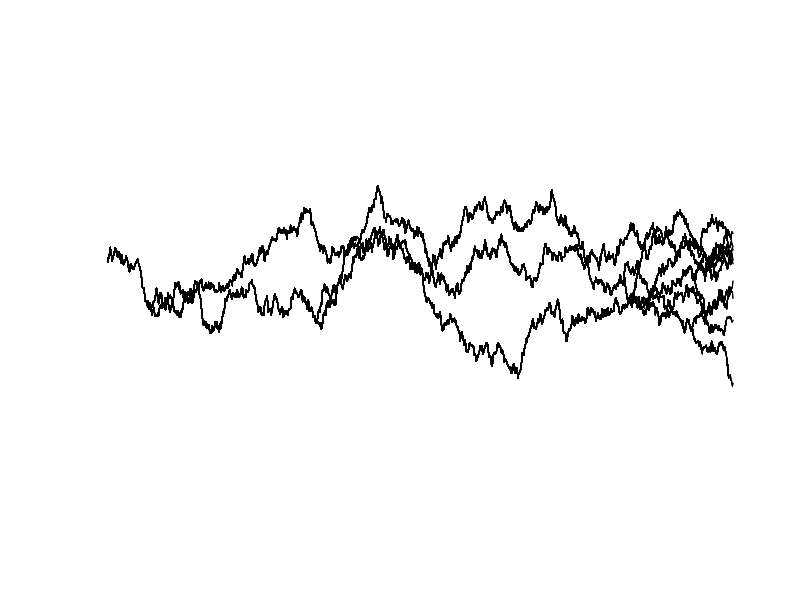
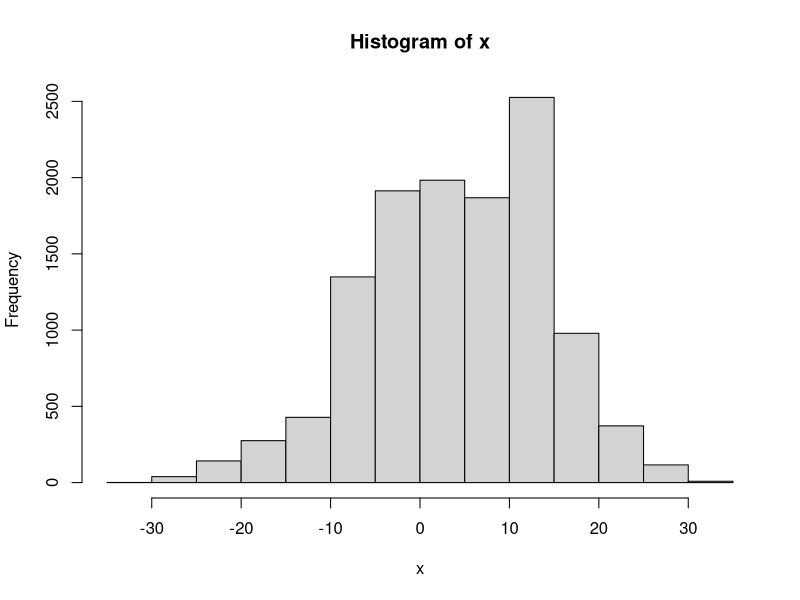

Source code (R) for these figures, in order:
mean <- 10
sd <- 1
time_span <- 100
prob <- 0.2
BMbranching_process <- function(mean, sd, time_span, prob){
traits <- matrix(0, 1, time_span)
traits[1, 1] <- mean
branch_n <- 1
for(i in 2:time_span){
  print(i)
    for(j in 1:branch_n){
    if(runif(n = 1, 0, 1) < prob){
      traits <- rbind(traits, traits[j, ])
      branch_n <- branch_n + 1
      traits[c(j, branch_n), i] <- traits[j, i - 1] + rnorm(2, 0 ,sd)
      }else{
        traits[j,i] <- traits[j, i - 1] + rnorm(1, 0, sd)
      }
  }
}
traits
}   
time_span <- 1200
x <- BMbranching_process(mean = mean, sd = sd, time_span = time_span, prob = 0.002)
quartz()
plot.new()
plot.window(xlim = c(0, time_span), ylim = c(-60, 60))
for(i in 2:ncol(x)){
  apply(x[, 1:i], 1, lines)
}
apply(x, 1, lines)
hist(x)
dim(x)
